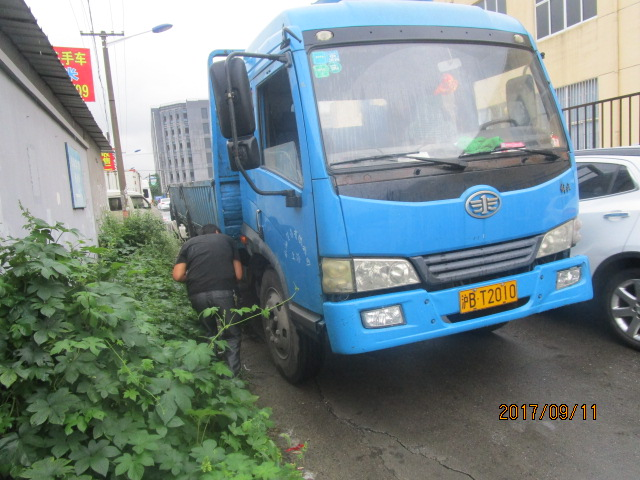
#> input picture sample/17.jpg, 640 x 480 px, given in place of 35.jpg, which was not available
$ python Main.py   (older library calls are emulated)
#> lines starting #> are read from the running program, lines starting #| are printed output that depends on the picture; after the words box and inside, x2 and y2 are one past the last pixel; in counts of white or black regions, pixels touching at a corner belong together; pictures that were not available may be replaced by others from this repository, and a replacement may not be noted
### Segmentation.py
#!/usr/bin/env python2
# -*- coding: utf-8 -*-
"""
Created on Mon Oct  2 10:49:42 2017

@author: ubuntu
"""

from skimage import data, io, segmentation, color
from skimage.future import graph
import numpy as np
from matplotlib import pyplot as plt
from skimage.color import rgb2gray
from skimage.filters import sobel
from skimage.transform import resize
import cv2

from Denoise import Denoise

from RGB2HSV import rgb2hsv,opencv2skimage,checkBlue,EqualizeHist
#
dataset_path = "./sample/"
#> dataset_path = './sample/'
filename = "11.jpg"
fullpath = dataset_path + filename
#> fullpath = './sample/11.jpg'
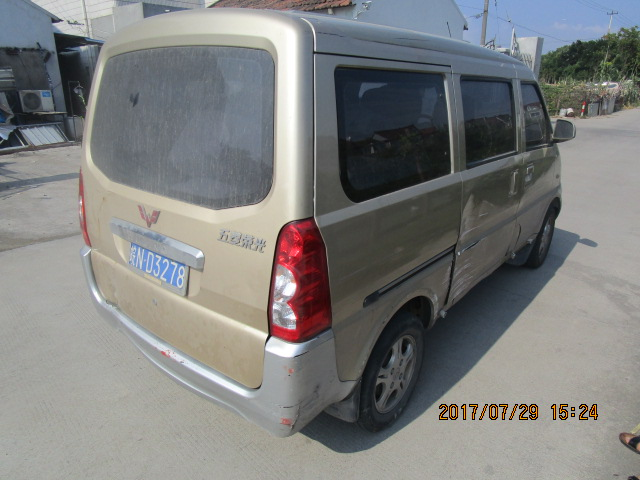
#> input picture sample/11.jpg, 640 x 480 px

# [179 lines left out: functions _weight_mean_color, merge_mean_color, Segmentation, Segmentation2, not called in this run]

import time
# [19 lines that do not run on import are left out]

### DetectLP.py
#!/usr/bin/env python2
# -*- coding: utf-8 -*-
"""
Created on Mon Oct  2 10:39:32 2017

@author: ubuntu
"""

##### Test Variable
dataset_path = "/media/ubuntu/Investigation/DataSet/Image/Classification/Insurance/Insurance/Tmp/LP/"
filename = "2.jpg"
fullpath = dataset_path + filename

import matplotlib.pyplot as plt
import numpy as np

from skimage.data import astronaut
from skimage.color import rgb2gray
from skimage.filters import sobel
from skimage.segmentation import felzenszwalb, slic, quickshift, watershed
from skimage.segmentation import mark_boundaries
from skimage.util import img_as_float
from skimage import io
from skimage import data, segmentation, filters, color
from skimage.future import graph

import cv2

from Denoise import Denoise
from RGB2HSV import rgb2hsv,opencv2skimage,skimage2opencv,checkBlue,EqualizeHist
from ExtractFeatures import refinedGoodFeatures,checkFeatures
from ColorFilter import ColorFilter
from TestBoard import findBBox,drawBBox
import time

# [24 lines left out: functions _weight_mean_color, merge_mean_color, not called in this run]

def showResult(img,
               labels):
    out = color.label2rgb(labels, img, kind='avg')
    print('level1 segments: {}'.format(len(np.unique(labels))))
    #mark = segmentation.mark_boundaries(out, labels, (1, 0, 0))
    fig, ax = plt.subplots(ncols=2, sharex=True, sharey=True, figsize=(10, 12))

    ax[0].imshow(img)
    ax[1].imshow(out)
    #ax[2].imshow(mark)

    for a in ax:
        a.axis('off')

    plt.tight_layout()

    return out

def seg(img,
        Debug=False):
    # Level 1
    start = time.time() * 1000
    Level = "QuickShift"
    if Level == "QuickShift":
        labels = segmentation.quickshift(img, kernel_size=3, max_dist=10, ratio=1.0)#.slic(img, compactness=30, n_segments=400)
    elif Level == "SLIC":
        labels = segmentation.slic(img, compactness=30, n_segments=400)
    elif Level == "felzenszwalb":
        labels = segmentation.felzenszwalb(img, scale=100, sigma=0.5, min_size=50)
    elif Level == "Watershed":
        gradient = sobel(rgb2gray(img))
        labels = segmentation.watershed(gradient, markers=250, compactness=0.001)
    print "level1 took ",int(time.time() * 1000 - start),"ms"
    # Show Result
    if Debug:
        showResult(img,labels)
    return labels

def refineLabels(labels,
                 corners,
                 howmany=20):
    # pick up labels on corners
    containcorners = []
    for corner in corners:
        x = int(corner[0][0])
        y = int(corner[0][1])
        containcorners.append(labels[y][x])
    # make table(corners,label)
    match = []
    for label in np.unique(containcorners):
        match.append([(containcorners == label).sum(),label])

    match = sorted(match,reverse=True)
    match = np.array(match)
    print(match.shape)
    howmany = howmany if howmany < match.shape[0] else match.shape[0]
    # select labels with enough corners
    pickup = []
    for i in range(howmany):
        pickup.append(match[i][1])
    # mark bg with 0
    mark = 0
    labels_ = np.zeros(labels.shape)
    #
    for label in np.unique(pickup):
        mark += 1
        labels_[labels == label] = mark

    return labels_

GAUSSIAN_SMOOTH_FILTER_SIZE = (3, 3)
ADAPTIVE_THRESH_BLOCK_SIZE = 7
ADAPTIVE_THRESH_WEIGHT = 3

def changebgcolr(img,
                 labels,
                 Debug=False):
    h,w,c = img.shape
    for j in range(h):
        for i in range(w):
            if labels[j][i] == 0:
                for k in range(3):
                    img[j][i][k] = 0
    if Debug:
        cv2.imshow("img",skimage2opencv(img))
        cv2.waitKey(10000)
        cv2.destroyAllWindows()

def DetectLP(path):
    # Load
    origin = cv2.imread(path)
    # Resize
    h,w,c = origin.shape
    img = cv2.resize(origin,((w*200)/h,200))
    # Blur
    blur = cv2.GaussianBlur(img,(5,5),3)

    # Extract Good Features
    corners = refinedGoodFeatures(origin,img)
    featureimg = checkFeatures(img,corners)
    # Denoise
    origin = Denoise(origin)
    # Opencv2Skimage
    skimg = cv2.cvtColor(blur, cv2.COLOR_BGR2RGB)
    # Segmentation
    labels = seg(skimg)
    # Eval Label
    labels = refineLabels(labels,corners,howmany=20)
    # Show Result
    out = showResult(skimg,labels)
    changebgcolr(out,labels)
    # Blue Color Filter
    gray = cv2.cvtColor(skimage2opencv(out),cv2.COLOR_BGR2GRAY)
    ret, mask = cv2.threshold(gray,0,255,cv2.THRESH_BINARY+cv2.THRESH_OTSU)
    #ret1, mask = cv2.threshold(mask,0,255,cv2.THRESH_BINARY)
    gray2 = cv2.cvtColor(featureimg,cv2.COLOR_BGR2GRAY)
    ret2,fmask = cv2.threshold(gray2,0,255,cv2.THRESH_BINARY)
    #mask = cv2.min(fmask,mask)
    # Find Candidate
    box = findBBox(img,mask)
    # Check Candidate
    drawBBox(img,box,Debug=True)

# [2 lines that do not run on import are left out]

### ExtractFeatures.py
#!/usr/bin/env python2
# -*- coding: utf-8 -*-
"""
Created on Mon Oct  2 06:40:47 2017

@author: ubuntu
"""

import numpy as np
import cv2
from matplotlib import pyplot as plt
from Denoise import Denoise
import numpy
##
dataset_path = "/media/ubuntu/Investigation/DataSet/Image/Classification/Insurance/Insurance/Tmp/LP/"
filename = "11.jpg"
fullpath = dataset_path + filename
###
needNormalize = True
###
# [7 lines left out: function extractROI, not called in this run]

def FeatureFiltering(pts,
                     ratio = 1.0,
                     filterRange = 20):

    refined = []#corners

    for pt in pts:
        count = 0
        for pt_ in pts:
            if numpy.linalg.norm(pt[0]-pt_[0]) < 30:
                count += 1
        if count > 5:
            refined.append(pt*ratio)
    return refined

def goodFeatures(gray,
                 numberoffeatures = 100,
                 qualityLevel = 0.01,
                 minDistance = 10):

    corners = cv2.goodFeaturesToTrack(gray,numberoffeatures,qualityLevel,minDistance)
    corners = np.int0(corners)

    return corners

def FeatureSpace(img):
    # RGB->HSV
    hsv = cv2.cvtColor(img,cv2.COLOR_BGR2HSV)
    h,s,v = cv2.split(hsv)
    blur = cv2.GaussianBlur(s,(5,5),0)
    #gray = cv2.cvtColor(img,cv2.COLOR_BGR2GRAY)
    #s_ = np.array(s.shape)
    #s_ = cv2.normalize(s,  s_, 0, 255, cv2.NORM_MINMAX)
    return blur

def refinedGoodFeatures(colr,
                        tgt,
                        Debug=False):
    size=500.0
    h,w,c = colr.shape
    img = cv2.resize(colr,(int(w*size/h),int(size)))
    img = Denoise(img)
    fspace = FeatureSpace(img)         # preprocess to get grayscale and threshold images
    corners =  goodFeatures(fspace)
    refined = FeatureFiltering(corners,ratio=tgt.shape[0]/size)
    if Debug:
        checkFeatures(tgt,refined)

    return refined

# [5 lines left out: function SIFT, not called in this run]

def checkFeatures(img,
                  corners,
                  Debug=False):

    mark = img.copy()
    mark[mark>=0] = 0
    #img = cv2.drawKeypoints(img,corners)

    for i in corners:
        x,y = i.ravel()
        cv2.circle(mark,(int(x),int(y)),2,(255,255,255),5)

    if Debug:
        cv2.imshow("goodFeatures",mark)
        key = cv2.waitKey(0)
        if key == 27:
            cv2.destroyAllWindows()

    return mark

# [24 lines left out: function main, not called in this run]

# [2 lines that do not run on import are left out]

### Denoise.py
#!/usr/bin/env python2
# -*- coding: utf-8 -*-
"""
Created on Mon Oct  2 07:00:54 2017

@author: ubuntu
"""

import cv2
from PIL import Image
import numpy as np
import matplotlib.pyplot as plt
from skimage import color, data, restoration
from scipy.signal import convolve2d as conv2

def Denoise(img):
    return cv2.fastNlMeansDenoisingColored(img,None,7,7,5,15)

# [6 lines left out: function resize, not called in this run]

### RGB2HSV.py
#!/usr/bin/env python2
# -*- coding: utf-8 -*-
"""
Created on Tue Oct  3 06:33:03 2017

@author: ubuntu

ref:https://stackoverflow.com/questions/12357732/hsv-color-ranges-table
    https://en.wikipedia.org/wiki/Web_colors#HTML_color_names
"""

import math
import cv2

# [27 lines left out: functions EqualizeHist, hsv2rgb, not called in this run]

def rgb2hsv(rgb):
    r, g, b = rgb[0]/255.0, rgb[1]/255.0, rgb[2]/255.0
    mx = max(r, g, b)
    mn = min(r, g, b)
    df = mx-mn
    if mx == mn:
        h = 0
    elif mx == r:
        h = (60 * ((g-b)/df) + 360) % 360
    elif mx == g:
        h = (60 * ((b-r)/df) + 120) % 360
    elif mx == b:
        h = (60 * ((r-g)/df) + 240) % 360
    if mx == 0:
        s = 0
    else:
        s = df/mx
    v = mx
    return h, s, v

def checkBlue(hsv):
    if hsv[0]>180 and hsv[0] <250 and \
        hsv[1] > 0.2 and hsv[1] <= 1 and \
        hsv[2] > 0.2 and hsv[2] <= 1:
        return True
    return False

def checkYellow(hsv):
    if hsv[0]>20 and hsv[0] <60 and \
        hsv[1] > 0.2 and hsv[1] <= 1 and \
        hsv[2] > 0.2 and hsv[2] <= 1:
        return True
    return False

def skimage2opencv(img):
    return cv2.cvtColor(img, cv2.COLOR_RGB2BGR)

def opencv2skimage(img):
    return cv2.cvtColor(img, cv2.COLOR_BGR2RGB)

### TestBoard.py
#!/usr/bin/env python2
# -*- coding: utf-8 -*-
"""
Created on Mon Oct  2 22:10:46 2017

@author: ubuntu

ref:http://opencv-python-tutroals.readthedocs.io/en/latest/py_tutorials/py_imgproc/py_contours/py_contour_features/py_contour_features.html?highlight=rectangle
    https://stackoverflow.com/questions/42235429/python-opencv-shape-detection
    https://stackoverflow.com/questions/41879315/opencv-using-cv2-approxpolydp-correctly
"""
from Segmentation import Segmentation
from ColorFilter import ColorFilter
import cv2
from skimage import io
import numpy as np
from Denoise import Denoise
from matplotlib import pyplot as plt
from RGB2HSV import checkBlue,checkYellow,rgb2hsv
##
dataset_path = "/media/ubuntu/Investigation/DataSet/Image/Classification/Insurance/Insurance/Tmp/LP/"
filename = "1.jpg"
fullpath = dataset_path + filename
###

from RGB2HSV import opencv2skimage,skimage2opencv

def contour2box(contour):
    rect = cv2.minAreaRect(contour)
    box = cv2.boxPoints(rect)
    box = np.int0(box)
    return box

def estimateColr(img,
                 rect,
                 Debug=False):
    [x, y, w, h] = rect
    roi = img[y:y+h, x:x+w]
    rgb = cv2.cvtColor(roi,cv2.COLOR_BGR2RGB)
    totalcolr = [0,0,0]
    for j in range(h):
        for i in range(w):
            totalcolr += rgb[j,i]
    pixelcount = w * h
    avergecolr = totalcolr / pixelcount
    if Debug:
        print(avergecolr)
    hsv = rgb2hsv(avergecolr)
    return checkBlue(hsv) or checkYellow(hsv)

def ContourFiltering(img,
                     mask,
                     contours,
                     Debug=False):
    height,width = mask.shape
    refined = []
    for contour in contours:
        #perimeter = cv2.arcLength(contour,True)
        epsilon = 0.04*cv2.arcLength(contour,True)
        approx = cv2.approxPolyDP(contour,epsilon,True)
        boundingRect = cv2.boundingRect(contour)
        box = contour2box(contour)
        w = np.linalg.norm(box[0]-box[1])
        h = np.linalg.norm(box[1]-box[2])
        ratio = float(w) / h
        if Debug:
            print("ContourFiltering,approx,ratio:\n", approx,ratio)
        if len(approx) > 3 and len(approx) < 7 and\
            (ratio > 1.3 or ratio < 0.75) and \
            estimateColr(img,boundingRect):
            #areasize > (imgsize / 300) and\
            #areasize < (imgsize / 40) and \
            refined.append(contour)

    return refined

    '''
    boundingRect = cv2.boundingRect(contour)
    [intBoundingRectX, intBoundingRectY, intBoundingRectWidth, intBoundingRectHeight] = boundingRect
    intBoundingRectArea = intBoundingRectWidth * intBoundingRectHeight
    intCenterX = (intBoundingRectX + intBoundingRectX + intBoundingRectWidth) / 2
    intCenterY = (intBoundingRectY + intBoundingRectY + intBoundingRectHeight) / 2
    fltDiagonalSize = math.sqrt((intBoundingRectWidth ** 2) + (intBoundingRectHeight ** 2))
    fltAspectRatio = float(intBoundingRectWidth) / float(intBoundingRectHeight)
    '''
def findBBox(img,
             mask,
             Debug=False):
    # Dilate
    kernel = np.ones((3,3),np.uint8)
    ##opening = cv2.morphologyEx(thresh,cv2.MORPH_OPEN,kernel, iterations = 2)
    mask = cv2.dilate(mask,kernel,iterations=3)
    mask = cv2.erode(mask,kernel,iterations=1)
    if Debug:
        cv2.imshow("otsu",mask)
        key = cv2.waitKey(0)
        if key == 27:
            cv2.destroyAllWindows()
    # Find Contours
    imgContours,contours,hierarchy = cv2.findContours(mask, cv2.RETR_LIST, cv2.CHAIN_APPROX_SIMPLE)
    contours = ContourFiltering(img,mask,contours)
    if len(contours) == 0:
        return None

    cnt = contours[0]
    ##M = cv2.moments(cnt)
    # Rotated Rectangle
    box = contour2box(cnt)

    return box

def drawBBox(img,
            box,
            Debug = False):

    if box is None:
        print("BBox is None")
        return
    cv2.drawContours(img,[box],-1,(0,0,255),2)
    # Direction Line ?x,y?y,x
    pt1 = (int((box[0][0] + box[3][0]) / 2),int((box[0][1] + box[3][1]) / 2))
    pt2 = (int((box[1][0] + box[2][0]) / 2),int((box[1][1] + box[2][1]) / 2))
    pt3 = (int((box[0][0] + box[1][0]) / 2),int((box[0][1] + box[1][1]) / 2))
    pt4 = (int((box[2][0] + box[3][0]) / 2),int((box[2][1] + box[3][1]) / 2))
    if np.linalg.norm(np.array(pt1)-np.array(pt2)) > np.linalg.norm(np.array(pt3)-np.array(pt4)):
        img = cv2.line(img,pt1,pt2,(0,255,0),2)
    else:
        img = cv2.line(img,pt3,pt4,(0,255,0),2)

    io.imshow(opencv2skimage(img))
###
# [16 lines left out: function DetectLP1, not called in this run]

# [2 lines that do not run on import are left out]

### Main.py
# Main.py

from DetectLP import DetectLP

##
dataset_path = "./sample/"
filename = "19.jpg"
fullpath = dataset_path + filename
###

if __name__ == "__main__":
    DetectLP(fullpath)
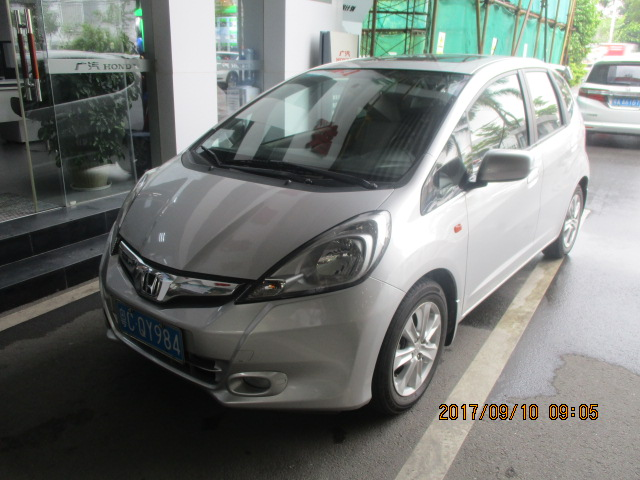
#> input picture sample/29.jpg, 640 x 480 px, given in place of 19.jpg, which was not available
#> in DetectLP, origin is the input picture: shape (480, 640, 3); mean B, G, R 117.3, 120.5, 116.7
#> in FeatureSpace, `hsv = cv2.cvtColor(img,cv2.COLOR_BGR2HSV)`: hsv: shape (500, 666, 3); mean H, S, V 55.6, 22, 122
#> in FeatureSpace, `h,s,v = cv2.split(hsv)`:
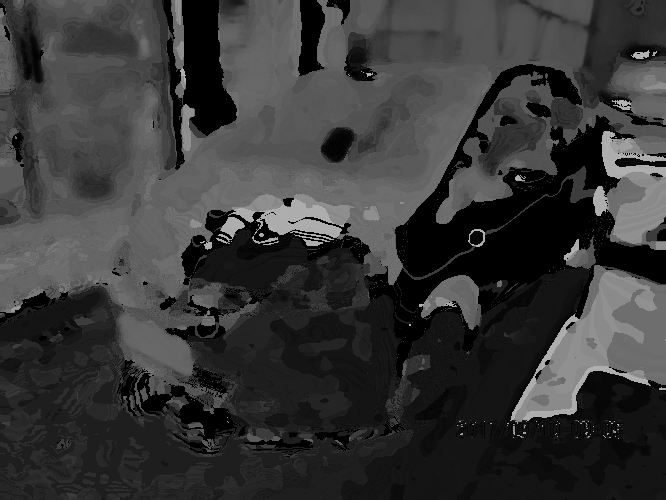
#> h: shape (500, 666); min 0, max 179, mean 55.6
#> in goodFeatures, `corners = cv2.goodFeaturesToTrack(gray,numberoffeatures,qualityLevel,m..`: corners = 82 rows, first 8: [462, 433], [596, 425], [621, 422], [513, 433], [483, 435], [586, 428], [537, 422], [555, 425]
#> the loop in FeatureFiltering, `for pt in pts:` made 82 passes
#> pt on passes 1 to 12: [[462, 433]], [[596, 425]], [[621, 422]], [[513, 433]], [[483, 435]], [[586, 428]], [[537, 422]], [[555, 425]], [[496, 422]], [[576, 425]], [[524, 425]], [[483, 422]]
#> after the loop in FeatureFiltering, `for pt in pts:`: refined = 34 items, first 6: [[238.4, 170]], [[205.2, 173.2]], [[193.2, 174]], [[234.4, 171.2]], [[214.8, 168.8]], [[222, 170]]
#> in DetectLP, `corners = refinedGoodFeatures(origin,img)`: corners has the same summary as refined in FeatureFiltering
#> in checkFeatures, `mark[mark>=0] = 0`: mark: shape (200, 266, 3); every value is 0
#> the loop in checkFeatures, `for i in corners:` made 34 passes
#> (x, y) on passes 1 to 12: (238.4, 170), (205.2, 173.2), (193.2, 174), (234.4, 171.2), (214.8, 168.8), (222, 170), (198.4, 168.8), (230.4, 170), (209.6, 170), (193.2, 168.8), (242.8, 173.2), (218.4, 174)
#> after the loop in checkFeatures, `for i in corners:`:
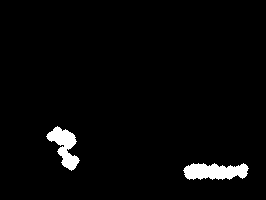
#> mark: shape (200, 266, 3); 2.9% white; 2 white regions, box (x1, y1, x2, y2) and area: (183, 163, 249, 180) 841, (46, 126, 80, 171) 695
#> in seg, `labels = segmentation.quickshift(img, kernel_size=3, max_dist=10, rati..`:
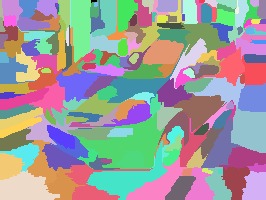
#> labels: shape (200, 266) int64; 188 distinct labels, from 0 to 187; one colour per label, 0 black
#> the loop in refineLabels, `for corner in corners:` made 34 passes
#> (corner, x, y) on passes 1, 2, 3, 4, 5, 7, 8, 9, 10, 11, 12, 13: ([[238.4, 170]], 238, 170), ([[205.2, 173.2]], 205, 173), ([[193.2, 174]], 193, 174), ([[234.4, 171.2]], 234, 171), ([[214.8, 168.8]], 214, 168), ([[198.4, 168.8]], 198, 168), ([[230.4, 170]], 230, 170), ([[209.6, 170]], 209, 170), ([[193.2, 168.8]], 193, 168), ([[242.8, 173.2]], 242, 173), ([[218.4, 174]], 218, 174), ([[188.8, 170]], 188, 170)
#> (x, y) on passes 6, 15: (222, 170), (200, 174)
#> after the loop in refineLabels, `for corner in corners:`: containcorners = 34 values, max 186 at index 1, min 152 at index 20, mean 172.3
#> the loop in refineLabels, `for label in np.unique(containcorners):` made 9 passes
#> label on passes 1 to 9: 152, 169, 174, 175, 176, 178, 182, 183, 186
#> after the loop in refineLabels, `for label in np.unique(containcorners):`: match = [[9, 152], [4, 169], [1, 174], [1, 175], [2, 176], [2, 178], [4, 182], [6, 183], [5, 186]]
#> in refineLabels, `match = sorted(match,reverse=True)`: match = [[9, 152], [6, 183], [5, 186], [4, 182], [4, 169], [2, 178], [2, 176], [1, 175], [1, 174]]
#| (9, 2)
#> after the loop in refineLabels, `for i in range(howmany):`: pickup = [152, 183, 186, 182, 169, 178, 176, 175, 174]
#> the loop in refineLabels, `for label in np.unique(pickup):` made 9 passes
#> after the loop in refineLabels, `for label in np.unique(pickup):`:
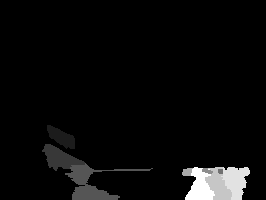
#> labels_: shape (200, 266) float64; min 0, max 9, mean 0.354; drawn with min black and max white
#> after the loop in refineLabels, `for label in np.unique(pickup):`: mark = 9
#| level1 segments: 10
#> in DetectLP, `ret, mask = cv2.threshold(gray,0,255,cv2.THRESH_BINARY+cv2.THRESH_OTSU)`: mask: shape (200, 266); 3.4% white; 1 white region, box (x1, y1, x2, y2) and area: (182, 167, 250, 200) 1832
#> in DetectLP, `ret, mask = cv2.threshold(gray,0,255,cv2.THRESH_BINARY+cv2.THRESH_OTSU)`: ret = 29
#> in DetectLP, `gray2 = cv2.cvtColor(featureimg,cv2.COLOR_BGR2GRAY)`: gray2: shape (200, 266); 2.9% white; 2 white regions, box (x1, y1, x2, y2) and area: (183, 163, 249, 180) 841, (46, 126, 80, 171) 695
#> in findBBox, `mask = cv2.dilate(mask,kernel,iterations=3)`: mask: shape (200, 266); 4.5% white; 1 white region, box (x1, y1, x2, y2) and area: (179, 164, 253, 200) 2384
#> in findBBox, `mask = cv2.erode(mask,kernel,iterations=1)`: mask: shape (200, 266); 4.2% white; 1 white region
#> in findBBox, `imgContours,contours,hierarchy = cv2.findContours(mask, cv2.RETR_LIST,..`: contours = 1 contour; box (x1, y1, x2, y2) and area: (180, 165, 252, 200) 2106
#> the loop in ContourFiltering, `for contour in contours:` made 1 pass
#> (epsilon, boundingRect, rect in contour2box, box, ratio, x in estimateColr) on pass 1: (8.59, (180, 165, 72, 35), ((215.5, 182), (34, 71), -90), [[251, 199], [180, 199], [180, 165], [251, 165]], 2.09, 180)
#> pass 1, in estimateColr, `roi = img[y:y+h, x:x+w]`:
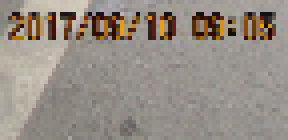
#> roi: shape (35, 72, 3) (shown 4 times larger); mean B, G, R 132.7, 141.6, 150.3
#> after the loop in ContourFiltering, `for contour in contours:`: refined = []
